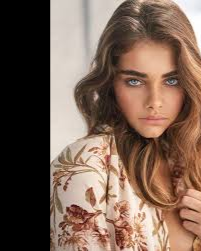
#> input picture Result_T1_tranformed_x_dir.png, 201 x 251 px, given in place of images.jpg, which was not available
$ jupyter execute LUXPM_Computer_Vision_Tasks.ipynb   (text cells are left out)
#> lines starting #> are read from the running program, lines starting #| are printed output that depends on the picture; pictures that were not available may be replaced by others from this repository, and a replacement may not be noted
#> further down, image is the input picture: shape (251, 201, 3); mean B, G, R 84.4, 98.3, 122.1
[cell 1]
import cv2
import numpy as np
import matplotlib.pyplot as plt
from google.colab.patches import cv2_imshow
# uncomment next line to download the image
# !wget https://raw.githubusercontent.com/luxpmsoft/computer_vision/main/images.jpg

[cell 2]
# Task 1
def transform_x(image, translate_percentage):
#> called with translate_percentage = 25
  h, w, _ = image.shape
#> h = 251; w = 201
  x = w * (translate_percentage/100)
#> x = 50.25
  warping_mat = np.float32([[1, 0, x],    #affine transformation matrix
                            [0, 1, 0]])
#> warping_mat = [[1, 0, 50.25], [0, 1, 0]]
  translated_image = cv2.warpAffine(image, warping_mat, (w, h))
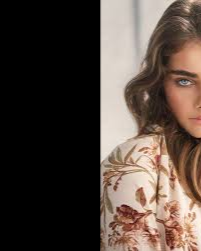
#> translated_image: shape (251, 201, 3); mean B, G, R 61.3, 69, 82
  writeImage("Result_T1_tranformed_x_dir.png", translated_image)
  showImage(translated_image)


# Task 2
def transform_y(image, translate_percentage):
#> called with translate_percentage = 25
  h, w, _ = image.shape
#> h = 251; w = 201
  y = h * (translate_percentage/100)
#> y = 62.75
  warping_mat = np.float32([[1, 0, 0],    #affine transformation matrix
                            [0, 1, -y]])
#> warping_mat = [[1, 0, 0], [0, 1, -62.75]]
  translated_image = cv2.warpAffine(image, warping_mat, (w, h))
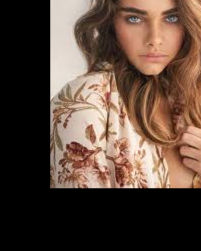
#> translated_image: shape (251, 201, 3); mean B, G, R 59.9, 71.4, 91.5
  writeImage("Result_T2_tranformed_y_dir.png", translated_image)
  showImage(translated_image)


# Task 3
def rotate90_clockwise(image):
  rotated_image = cv2.rotate(image, cv2.ROTATE_90_CLOCKWISE)
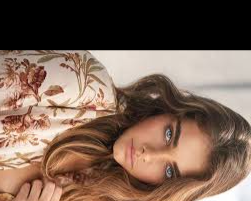
#> rotated_image: shape (201, 251, 3); mean B, G, R 84.4, 98.3, 122.1
  writeImage("Result_T3_rotated90_clockwise_dir.png", rotated_image)
  showImage(rotated_image)


# Task 4
def rotate90_anticlockwise(image):
  rotated_image = cv2.rotate(image, cv2.ROTATE_90_COUNTERCLOCKWISE)
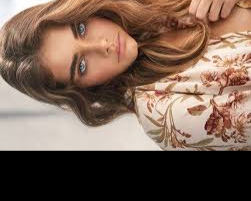
#> rotated_image: shape (201, 251, 3); mean B, G, R 84.4, 98.3, 122.1
  writeImage("Result_T4_rotated90_anticlockwise_dir.png", rotated_image)
  showImage(rotated_image)


# Task 5
def apply_dist_transform(image, maximum_percentage):
#> called with maximum_percentage = 50
  filter_size = maximum_percentage*2 + 1
  image = np.uint16(image)
  h, w, _ = image.shape

  #center of the image
  mid_h, mid_w = h//2, w//2

  # region that needs to be cropped
  image_crop = image[mid_h - filter_size//2:mid_h + filter_size//2,
                 mid_w - filter_size//2:mid_w + filter_size//2]
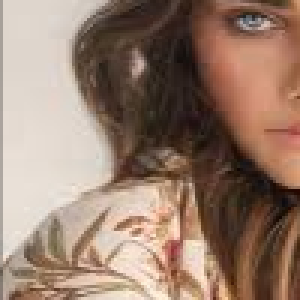
#> image_crop: shape (100, 100, 3) uint16 (shown 3 times larger); mean B, G, R 108.9, 124.9, 151

  # Create filter which increase by 1 from the sides
  filter = np.zeros((image_crop.shape[1], image_crop.shape[0]))
  filter[1:-1, 1:-1] = 1
  filter = cv2.distanceTransform(filter.astype(np.uint8), cv2.DIST_L1,5)
  filter = cv2.merge ( (filter, filter, filter) ) #make a 3 channel filter

  # Apply the filter to cropped region
  image[mid_h - filter_size//2:mid_h + filter_size//2,
        mid_w - filter_size//2:mid_w + filter_size//2] = image_crop + (image_crop*filter)/100
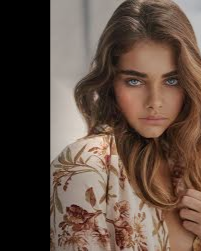
#> image: shape (251, 201, 3) uint16; mean B, G, R 87.5, 101.8, 126.4; drawn with min black and max white

  # Normalise in 0-255 range
  image = (image/image.max())*255
  writeImage("Result_T5_Distance_filter_applied.png", image)
  print('Filter')
  showImage(filter)
#> in showImage (call 6), `cv2_imshow(image)`:
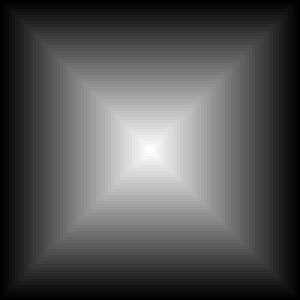
#> shown: shape (100, 100, 3) float32 (shown 3 times larger); min 0, max 49, mean 16.2; drawn with min black and max white
  print('Result')
  showImage(image)


# Writing images
def writeImage(filename, image):
  cv2.imwrite(filename, image)


# Showing images
def showImage(image):
  cv2_imshow(image) #we need this show function for colab

[cell 3]
#Read Image
image = cv2.imread("images.jpg")
showImage(image)
